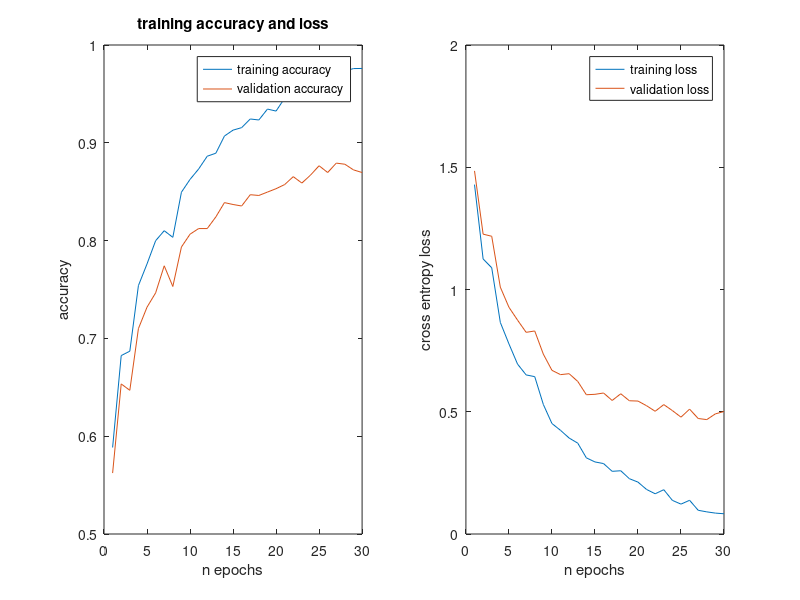

Source code (MATLAB):

% train_acc train_loss valid_acc valid_loss
load('statsq311')
[ n_epochs , nentries ] = size ( stats )

subplot ( 1 , 2 , 1 );

plot ( 1:n_epochs , stats ( : , 1 ) )
hold on;
xlabel('n epochs');
ylabel('accuracy');
plot ( 1:n_epochs , stats ( : , 3 ) )
legend ( 'training accuracy','validation accuracy' )
title('training accuracy and loss');


subplot ( 1 , 2 , 2 );

plot ( 1:n_epochs , stats ( : , 2 ) )
hold on;
xlabel('n epochs');
ylabel('cross entropy loss');
plot ( 1:n_epochs , stats ( : , 4 ) )
legend ( 'training loss','validation loss' )

